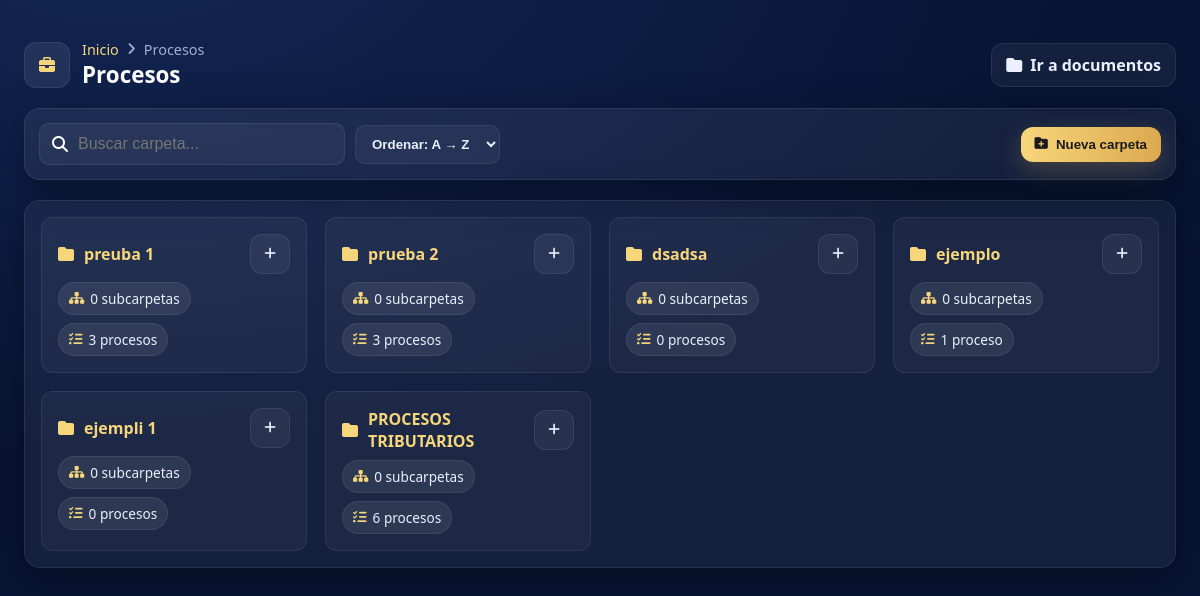
Screenshot of /procesos/ (signed in) with the database file from the repository.
### procesos/models.py (models this page shows, shortened)
class CarpetaProceso(models.Model):
    nombre = models.CharField(max_length=200)
    padre = models.ForeignKey(
        "self",
        null=True,
        blank=True,
        related_name="hijas",
        on_delete=models.CASCADE,
    )
    orden = models.PositiveIntegerField(default=1)
    es_documento = models.BooleanField(default=False)
    class Meta:
        ordering = ["orden", "nombre"]

### procesos/views.py (the view)
# urls.py: path("", views.CarpetaListView.as_view(), name="lista"),
class CarpetaListView(LoginRequiredMixin, ListView):
    model = CarpetaProceso
    template_name = "procesos/listado_procesos.html"
    context_object_name = "raiz"
    def get_queryset(self):
        return (
            CarpetaProceso.objects
            .filter(padre__isnull=True, es_documento=False)
            .annotate(cant_subs=Count("hijas", distinct=True),
                      cant_procesos=Count("procesos", distinct=True))
            .order_by("orden", "nombre")
        )
    def get_context_data(self, **kwargs):
        ctx = super().get_context_data(**kwargs)
        ctx["modo"] = "procesos"
        return ctx

### templates/procesos/listado_procesos.html (shortened to what this page needs)
{% extends "base.html" %}
{% block content %}
<link rel="stylesheet" href="https://cdnjs.cloudflare.com/ajax/libs/font-awesome/6.5.1/css/all.min.css"/>
<div class="wrap">
  <div class="hdr">
    <div class="titlebox">
      <div class="title-ico"><i class="fa fa-briefcase"></i></div>
      <div>
        <div class="crumbs">
          <a href="{% url 'dashboard' %}">Inicio</a> <i class="fa fa-angle-right"></i> <span>Procesos</span>
        </div>
        <h2 class="title">Procesos</h2>
      </div>
    </div>
    <a class="btn" href="{% url 'procesos:documentos_lista' %}"><i class="fa fa-folder"></i> Ir a documentos</a>
  </div>
  <div class="toolbar">
    <div style="display:flex;gap:10px;align-items:center;flex-wrap:wrap;">
      <div class="search">
        <i class="fa fa-search"></i>
        <input type="text" placeholder="Buscar carpeta..." oninput="filterCards(this.value)">
      </div>
      <select class="select" id="orderSelect" onchange="orderCards(this.value)">
        <option value="az">Ordenar: A → Z</option>
      </select>
    </div>
    <button id="btnNuevaRaiz" class="btn primary"><i class="fa fa-folder-plus"></i> Nueva carpeta</button>
  </div>
  <div class="card">
    {% if raiz %}
      <div id="folderGrid" class="grid">
        {% for c in raiz %}
        <div class="folder" data-name="{{ c.nombre|lower }}">
          <div class="f-head">
            <a class="f-name" href="{% url 'procesos:carpeta_detalle' c.id %}">
              <i class="fa fa-folder"></i> {{ c.nombre }}
            </a>
            <button class="btn icon" data-action="sub" data-id="{{ c.id }}" title="Crear subcarpeta">
              <i class="fa fa-plus"></i>
            </button>
          </div>
          <div class="badges">
            <span class="badge"><i class="fa fa-sitemap"></i> {{ c.cant_subs }} subcarpeta{{ c.cant_subs|pluralize }}</span>
            <span class="badge"><i class="fa fa-list-check"></i> {{ c.cant_procesos }} proceso{{ c.cant_procesos|pluralize }}</span>
          </div>
        </div>
        {% endfor %}
      </div>
    {% else %}
      <div class="empty">
        <i class="fa fa-folder-open"></i>
        <p>No hay carpetas de procesos. Crea la primera.</p>
      </div>
    {% endif %}
  </div>
</div>
{% endblock %}

### templates/base.html (shortened to what this page needs)
<!DOCTYPE html>
<html lang="es">
{% load static %}
<head>
</head>
<body>
  {% block content %}{% endblock %}
</body>
</html>

### templates/base.html (style rules this page uses)
:root { --navy:#0A1A2F; --navy-2:#0f223b; --gold:#D4AF37; --gold-2:#f1c66d; --text:#0A1A2F; --muted:#637082; --card:#ffffff; --radius:16px; --shadow:0 8px 22px rgba(0,0,0,.18); --shadow-soft:0 6px 16px rgba(0,0,0,.12); }
html,body { height:100%; }
body { margin:0; font-family: "Segoe UI", Roboto, system-ui, -apple-system, Arial, sans-serif; color:var(--text); background: var(--navy); }
.card { background:var(--card); border-radius:var(--radius); box-shadow:var(--shadow-soft); padding:20px; }
h1,h2,h3 { margin:0 0 .4rem 0; }
.btn { display:inline-block; text-decoration:none; text-align:center; cursor:pointer; border:0; border-radius:12px; padding:12px 16px; font-weight:700; }
.grid { display:grid; gap:14px; }

### templates/procesos/listado_procesos.html (style rules this page uses)
:root { --navy-900:#071534; --navy-800:#0B1E44; --navy-700:#112759; --ink:#EAF0FF; --muted:#9FB0D6; --gold-1:#F7D67B; --gold-2:#DCA94F; --gold-3:#B17B2E; --border:rgba(255,255,255,.08); --shadow:0 10px 40px rgba(0,0,0,.35); --rad:16px; }
body { background: radial-gradient(1600px 900px at 10% -10%, #132654 0%, var(--navy-900) 60%); color:var(--ink); }
.wrap { max-width:1180px; margin:40px auto; padding:0 24px; }
.hdr { display:flex; align-items:center; justify-content:space-between; gap:14px; margin-bottom:18px; }
.titlebox { display:flex; align-items:center; gap:12px; }
.title-ico { width:44px; height:44px; border-radius:12px; display:grid; place-items:center; background:rgba(255,255,255,.08); color:var(--gold-1); border:1px solid var(--border); }
.crumbs { color:var(--muted); font-size:.9rem; display:flex; gap:8px; align-items:center; }
.crumbs a { color:var(--gold-1); text-decoration:none; }
.title { margin:0; font-size:1.4rem; font-weight:800; color:#fff; }
.btn { display:inline-flex; align-items:center; gap:8px; border-radius:12px; padding:10px 14px; cursor:pointer; text-decoration:none; font-weight:800; border:1px solid var(--border); background:rgba(255,255,255,.05); color:var(--ink); transition:all .15s ease; }
.btn.primary { border:0; background:linear-gradient(90deg,var(--gold-1),var(--gold-2)); color:#1a1a1a; box-shadow:0 8px 24px rgba(220,169,79,.25); }
.btn.icon { width:40px; height:40px; justify-content:center; }
.toolbar { background:rgba(255,255,255,.06); border:1px solid var(--border); border-radius:var(--rad); box-shadow:var(--shadow); padding:14px; display:flex; flex-wrap:wrap; align-items:center; justify-content:space-between; margin-bottom:20px; }
.search { display:flex; align-items:center; gap:8px; background:rgba(255,255,255,.05); border:1.5px solid var(--border); border-radius:10px; padding:10px 12px; min-width:280px; color:#fff; }
.search input { border:0; outline:none; width:100%; background:transparent; color:var(--ink); font-size:1rem; }
.select { background:rgba(255,255,255,.05); color:var(--ink); border:1.5px solid var(--border); border-radius:10px; padding:10px 12px; font-weight:600; }
.card { background:rgba(255,255,255,.05); border:1px solid var(--border); border-radius:var(--rad); padding:16px; box-shadow:var(--shadow); }
.grid { display:grid; gap:18px; grid-template-columns:repeat(auto-fit,minmax(260px,1fr)); }
.folder { background:rgba(255,255,255,.04); border:1px solid var(--border); border-radius:12px; padding:16px; transition:all .2s ease; }
.f-head { display:flex; align-items:center; justify-content:space-between; }
.f-name { display:flex; align-items:center; gap:10px; color:var(--gold-1); font-weight:800; text-decoration:none; }
.badges { margin-top:8px; display:flex; gap:8px; flex-wrap:wrap; }
.badge { display:inline-flex; align-items:center; gap:6px; background:rgba(255,255,255,.08); border:1px solid var(--border); border-radius:999px; padding:6px 10px; color:var(--ink); font-size:.85rem; }
.badge i { color:var(--gold-1); }

### rows the page displays
CarpetaProceso: nombre "preuba 1", cant_subs "0", cant_procesos "3"
CarpetaProceso: nombre "prueba 2", cant_subs "0", cant_procesos "3"
CarpetaProceso: nombre "dsadsa", cant_subs "0", cant_procesos "0"
CarpetaProceso: nombre "ejemplo", cant_subs "0", cant_procesos "1"
CarpetaProceso: nombre "ejempli 1", cant_subs "0", cant_procesos "0"
CarpetaProceso: nombre "PROCESOS TRIBUTARIOS", cant_subs "0", cant_procesos "6"
